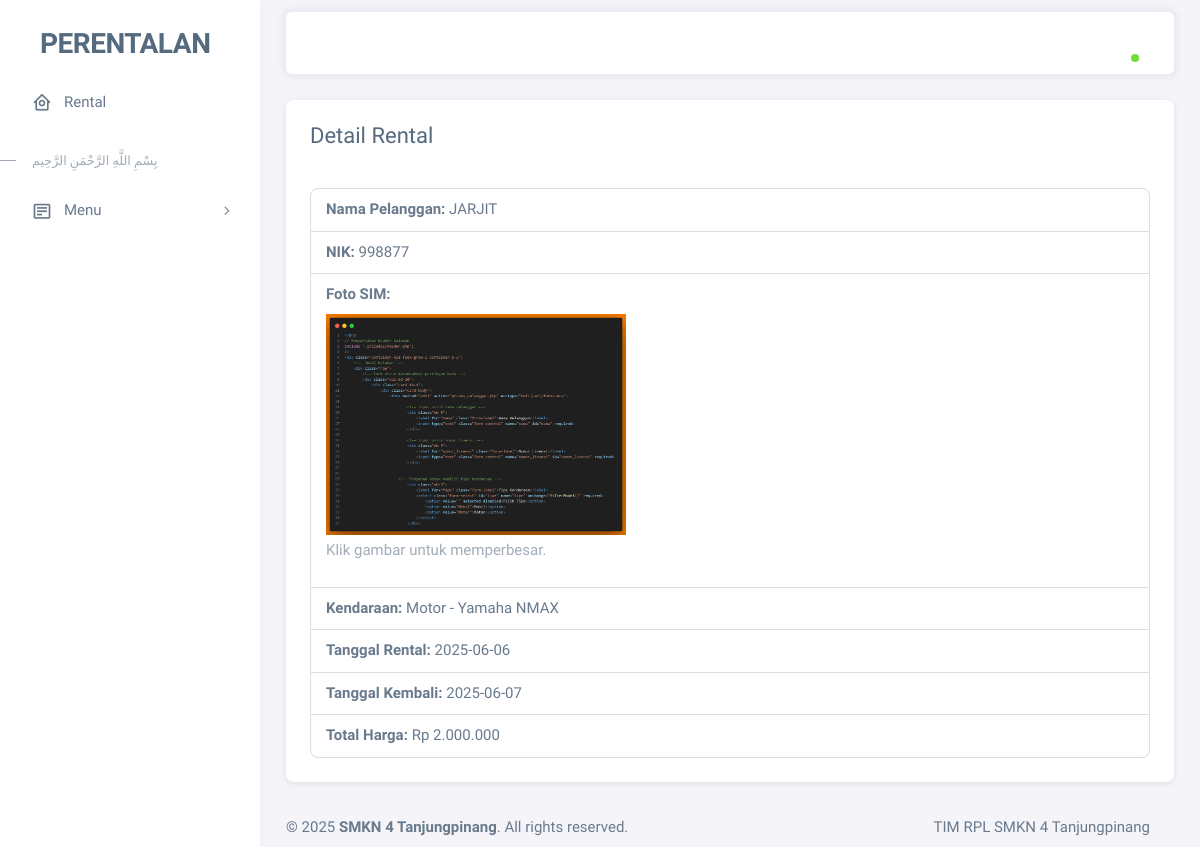
Page /detail_rental.php?rental_id=31 (signed in) on the committed database.
### tables this page shows
CREATE TABLE `rental` (
  `rental_id` int(11) NOT NULL,
  `kendaraan_id` int(11) DEFAULT NULL,
  `pelanggan_id` int(11) DEFAULT NULL,
  `tgl_rental` date DEFAULT NULL,
  `tgl_kembali` date DEFAULT NULL,
  `total` int(11) DEFAULT NULL
);

CREATE TABLE `pelanggan` (
  `pelanggan_id` int(11) NOT NULL,
  `NIK` int(255) NOT NULL,
  `nama` varchar(100) NOT NULL,
  `sim` varchar(255) DEFAULT NULL
);

CREATE TABLE `kendaraan` (
  `kendaraan_id` int(11) NOT NULL,
  `tipe` varchar(50) NOT NULL,
  `model` varchar(50) DEFAULT NULL,
  `harga_per_hari` int(11) NOT NULL
);

### detail_rental.php (the view, shortened to what this page needs)
<?php
include('.includes/header.php');
include 'config.php';
$rental_id = $_GET['rental_id'];
$query = "SELECT rental.*, pelanggan.nama, pelanggan.NIK, pelanggan.sim, kendaraan.tipe, kendaraan.model
          FROM rental
          JOIN pelanggan ON rental.pelanggan_id = pelanggan.pelanggan_id
          JOIN kendaraan ON rental.kendaraan_id = kendaraan.kendaraan_id
          WHERE rental.rental_id = '$rental_id'";
$result = mysqli_query($conn, $query);
$data = mysqli_fetch_assoc($result);
?>
<div class="container-xxl flex-grow-1 container-p-y">
  <div class="card">
    <div class="card-header">
      <h4>Detail Rental</h4>
    </div>
    <div class="card-body">
      <ul class="list-group">
        <li class="list-group-item"><strong>Nama Pelanggan:</strong> <?= htmlspecialchars($data['nama']); ?></li>
        <li class="list-group-item"><strong>NIK:</strong> <?= htmlspecialchars($data['NIK']); ?></li>
        <li class="list-group-item">
          <strong>Foto SIM:</strong><br>
          <?php
          $simPath = 'uploads/' . $data['sim'];
          if (!empty($data['sim']) && file_exists($simPath)): ?>
            <a href="<?= $simPath; ?>" target="_blank">
              <img src="<?= $simPath; ?>" alt="Foto SIM" class="img-thumbnail mt-2" style="max-width: 300px;">
            </a>
            <p class="text-muted mt-1">Klik gambar untuk memperbesar.</p>
          <?php else: ?>
            <p class="text-muted">Tidak ada foto SIM.</p>
          <?php endif; ?>
        </li>
        <li class="list-group-item"><strong>Kendaraan:</strong> <?= $data['tipe'] . ' - ' . $data['model']; ?></li>
        <li class="list-group-item"><strong>Tanggal Rental:</strong> <?= $data['tgl_rental']; ?></li>
        <li class="list-group-item"><strong>Tanggal Kembali:</strong> <?= $data['tgl_kembali']; ?></li>
        <li class="list-group-item"><strong>Total Harga:</strong> Rp <?= number_format($data['total'], 0, ',', '.'); ?>
        </li>
      </ul>
    </div>
  </div>
</div>
<?php include('.includes/footer.php'); ?>

### rows in the picture
rental: pelanggan.nama "JARJIT", pelanggan.NIK "998877", pelanggan.sim (picture), kendaraan.tipe "Motor", kendaraan.model "Yamaha NMAX", tgl_rental "2025-06-06", tgl_kembali "2025-06-07", total "2.000.000"
